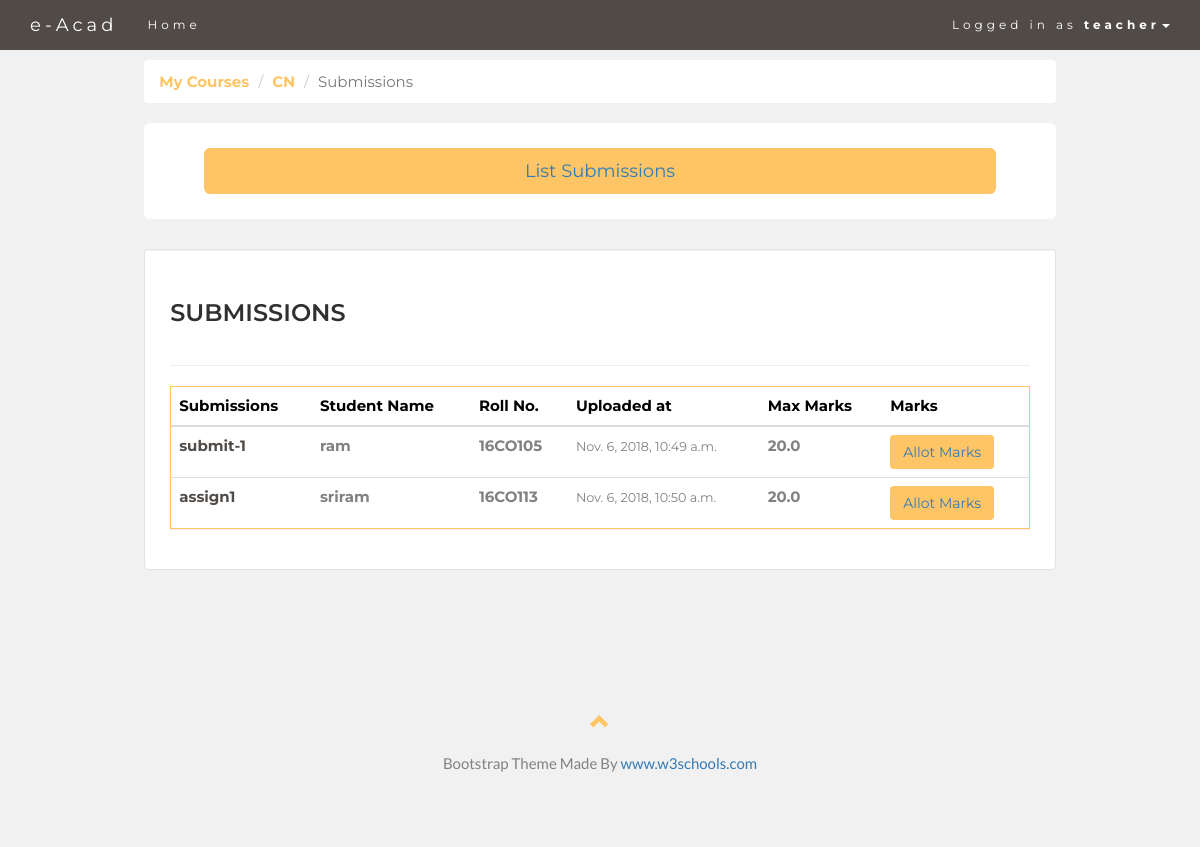
The page /teachers/course/submissions/17/16/ (signed in) on the database its author committed.
### classroom/models.py (models this page shows, shortened)
class User(AbstractUser):
    is_student = models.BooleanField(default=False)
    is_teacher = models.BooleanField(default=False)
    is_ta = models.BooleanField(default=False)
    semester = models.IntegerField(default=0)
    RollNo = models.CharField(max_length=100, default='')
    vote = models.BooleanField(default=False)

class Course(models.Model):
    owner = models.ForeignKey(User, on_delete=models.CASCADE, related_name='courses')
    semester = models.IntegerField(default=0)
    course_code = models.CharField(max_length=100, default='course_code')
    course_title = models.CharField(max_length=100, default='course_title')
    about = models.TextField(default='anything about course')
    totalclasses = models.IntegerField(default=0)
    classestaken = models.IntegerField(default=0)

class Submission(models.Model):
    course = models.ForeignKey(Course, on_delete=models.CASCADE, related_name='submissions')
    student = models.ForeignKey(Student, on_delete=models.CASCADE, related_name='submissions')
    assignment = models.ForeignKey(Assignment, on_delete=models.CASCADE, related_name='submissions')
    file_name = models.CharField(max_length=500, default='')
    file_upload = models.FileField(upload_to='submissions/')
    uploaded_at = models.DateTimeField(auto_now_add=True, null=True)
    mark = models.FloatField(default=0)
    feedback = models.CharField(max_length=200, default='Not updated yet!')

class Student(models.Model):
    user = models.ForeignKey(User, on_delete=models.CASCADE, primary_key=True, related_name='student')
    interests = models.ManyToManyField(Course, related_name='interested_students')
    def __str__(self):
        return self.user.username

class Assignment(models.Model):
    course = models.ForeignKey(Course, on_delete=models.CASCADE, related_name='assignments')
    file_name = models.CharField(max_length=500, default='')
    file_upload = models.FileField(upload_to='assignments/')
    uploaded_at = models.DateTimeField(auto_now_add=True)
    max_marks = models.FloatField()
    ta = models.ManyToManyField(TA,default=None, related_name='tas')
    visible = models.BooleanField(default=False)

### classroom/views/teachers.py (the view)
# urls.py: path('teachers/course/submissions/<int:course_pk>/<int:assignment_pk>/', teachers.submitview, name='student_submissions'),
@login_required
@teacher_required
def submitview(request,course_pk,assignment_pk):
    course = get_object_or_404(Course, pk=course_pk)
    assignment = get_object_or_404(Assignment,pk=assignment_pk)
    submits = Submission.objects.all().filter(course=course,assignment=assignment).order_by('student__user__RollNo')
    return render(request, 'classroom/teachers/student_submission_view.html',{'submits': submits, 'assignment':assignment,'course':course})

### classroom/templates/classroom/teachers/student_submission_view.html (shortened to what this page needs)
{% extends 'base.html' %}
{% load crispy_forms_tags %}
{% block content %}
    <nav aria-label="breadcrumb">
    <ol class="breadcrumb">
      <li class="breadcrumb-item"><a href="{% url 'course_add' %}" class="yellow">My Courses</a></li>
        <li class="breadcrumb-item active" aria-current="page"><a href="{% url 'course_view' course.id%}" class="yellow">{{ course.course_title }}</a></li>
        <li class="breadcrumb-item active" aria-current="page">Submissions</li>
    </ol>
    </nav>
    <div class="jumbotron text-center">
        <a  href="{% url 'list_submissions' course.id assignment.id %}" class="btn btn-button btn-block btn-lg" role="button">List Submissions</a>
    </div>
    <div class="well">
        <div class="page-header">
             <h2>SUBMISSIONS</h2>
        </div>
        <div class="panel panel-primary">
            <div class="table-responsive">
                <table class="table table-hover">
        <thead>
        <tr style="color: black;">
          <th>Submissions</th>
            <th>Student Name</th>
            <th>Roll No.</th>
            <th>Uploaded at</th>
            <th>Max Marks</th>
            <th>Marks</th>
        </tr>
        </thead>
         <tbody>
           {% for document in submits %}
          <tr>
          <td class="align-middle"><a href="{{ document.file_upload.url }}" class="colour">{{ document.file_name }}</a></td>
              <td class="align-middle"><b>{{ document.student }}</b></td>
              <td class="align-middle"><b>{{ document.student.user.RollNo }}</b></td>
              <td class="align-middle"><small> {{ document.uploaded_at }}</small><br></td>
              <td class="align-middle"><b>{{ document.assignment.max_marks }}</b></td>
              <td class="align-middle">
                  <a href="{% url 'allot_marks' document.id %}" class="btn btn-button" role="button" >Allot Marks</a></td>
            {% empty %}
          <tr>
            <td class="bg-light text-center font-italic" colspan="5">No submissions yet!.</td>
          </tr>
        {% endfor %}
        </tbody>
    </table>
            </div>
        </div>
    </div>
{% endblock %}

### templates/base.html (shortened to what this page needs)
{% load static %}
<!DOCTYPE html>
<html lang="en">
<head>
  <link rel="stylesheet" href="https://maxcdn.bootstrapcdn.com/bootstrap/3.3.7/css/bootstrap.min.css">
</head>
<body id="myPage" data-spy="scroll" data-target=".navbar" data-offset="60">
<nav class="navbar navbar-default navbar-fixed-top">
  <div class="container">
    <div class="navbar-header">
      <a class="navbar-brand" href="#myPage">e-Acad</a>
    </div>
    <div class="collapse navbar-collapse" id="myNavbar">
      <ul class="nav navbar-nav ">
        <li><a href="{% url 'home' %}">Home</a></li>
      </ul>
      <ul class="nav navbar-nav navbar-right">
        {% if user.is_authenticated %}
        <li class="dropdown" >
        <a class="dropdown-toggle"  style="background-color: #514b48;" data-toggle="dropdown"  href="#">Logged in as <strong>{{ user.username }}</strong><span class="caret"></span></a>
        </li>
         {% endif %}
      </ul>
    </div>
  </div>
</nav>
<div class="container-fluid">
<div class="row">
  <div class="col-sm-1">
  </div>
  <div class="col-sm-10">
  {% block content %}
{% endblock %}
  </div>
  <div class="col-sm-1">
  </div>
</div>
</div>
<footer class="container-fluid text-center">
  <a href="#myPage" title="To Top">
    <span class="glyphicon glyphicon-chevron-up"></span>
  </a>
  <p>Bootstrap Theme Made By <a href="https://www.w3schools.com" title="Visit w3schools">www.w3schools.com</a></p>
</footer>
</body>
</html>

### templates/base.html (style rules this page uses)
body { font: 400 15px Lato, sans-serif; line-height: 1.8; color: #818181; background-color: #F1F1F2; }
h2 { font-size: 24px; text-transform: uppercase; color: #303030; font-weight: 600; margin-bottom: 30px; }
ol.breadcrumb { background-color: #fff; font-family: Montserrat, sans-serif; }
.jumbotron { background-color: white; padding: 25px 25px; font-family: Montserrat, sans-serif; }
.well { background-color: white; padding: 10px 25px 20px 25px; font-family: Montserrat, sans-serif; }
.btn-button { background-color: #FDC566; }
a.colour { color: #514b48; font-weight: bold; }
a.yellow { color:#FDC566; font-weight: bold; }
.container-fluid { padding: 60px 50px; }
.panel { border: 1px solid #FDC566; border-radius:0 !important; transition: box-shadow 0.5s; }
.navbar { margin-bottom: 0; background-color: #514b48; z-index: 9999; border: 0; font-size: 12px !important; line-height: 1.42857143 !important; letter-spacing: 4px; border-radius: 0; font-family: Montserrat, sans-serif; }
.navbar li a, .navbar .navbar-brand { color: #fff !important; }
footer .glyphicon { font-size: 20px; margin-bottom: 20px; color: #FDC566; }

### rows shown on the page
User: username "teacher"
Course: course_title "CN"
Submission: file_name "submit-1", student "ram", student.user.RollNo "16CO105", uploaded_at "Nov. 6, 2018, 10:49 a.m.", assignment.max_marks "20.0"
Submission: file_name "assign1", student "sriram", student.user.RollNo "16CO113", uploaded_at "Nov. 6, 2018, 10:50 a.m.", assignment.max_marks "20.0"
